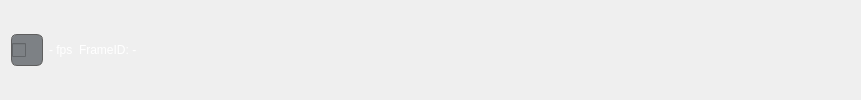
     <widget class="QWidget" name="m_InfoWidget" native="true">
      <property name="sizePolicy">
       <sizepolicy hsizetype="Preferred" vsizetype="Fixed">
        <horstretch>0</horstretch>
        <verstretch>0</verstretch>
       </sizepolicy>
      </property>
      <property name="minimumSize">
       <size>
        <width>0</width>
        <height>50</height>
       </size>
      </property>
      <property name="styleSheet">
       <string notr="true">QWidget#m_InfoWidget{
background: qlineargradient(x1:0, y1:0, x1:1, y1:6, stop: 0.9#39393b, stop:1#49494b);
border-top:1px solid rgb(45,45,45);
}

QLabel{
background:none;
color:white;
}

QLabel::disabled{
color:rgb(21,21,21);
}</string>
      </property>
      <layout class="QGridLayout" name="gridLayout_13">
       <item row="0" column="0">
        <widget class="QCheckBox" name="m_camerasListCheckBox">
         <property name="minimumSize">
          <size>
           <width>32</width>
           <height>32</height>
          </size>
         </property>
         <property name="maximumSize">
          <size>
           <width>32</width>
           <height>32</height>
          </size>
         </property>
         <property name="cursor">
          <cursorShape>PointingHandCursor</cursorShape>
         </property>
         <property name="styleSheet">
          <string notr="true">QCheckBox{
background-color:rgb(125,129,133);
border-radius: 6px;
min-height:30px;
border: 1px solid rgb(94, 94, 94);
padding-right:5px;
color:rgb(21,21,21);
}

QCheckBox:checked {
background-color:rgb(166, 166, 166);
}

QCheckBox:hover {
background-color:rgb(164, 168, 172);
}

QCheckBox::indicator{
image: url(:/V4L2Viewer/g7848-scaled.png);
border:none;
width:32;
height:32;
}

QCheckBox::disabled {
 background-color: rgba(102, 103, 105, 40%);
 color: rgb(59, 59, 59);
 border: 1px solid rgb(59, 59, 59);
}
</string>
         </property>
         <property name="text">
          <string/>
         </property>
         <property name="iconSize">
          <size>
           <width>16</width>
           <height>16</height>
          </size>
         </property>
        </widget>
       </item>
       <item row="0" column="1">
        <widget class="QLabel" name="m_FramesPerSecondLabel">
         <property name="enabled">
          <bool>true</bool>
         </property>
         <property name="text">
          <string>- fps</string>
         </property>
         <property name="textInteractionFlags">
          <set>Qt::LinksAccessibleByMouse</set>
         </property>
        </widget>
       </item>
       <item row="0" column="2">
        <widget class="QLabel" name="m_FrameIdLabel">
         <property name="focusPolicy">
          <enum>Qt::NoFocus</enum>
         </property>
         <property name="acceptDrops">
          <bool>false</bool>
         </property>
         <property name="text">
          <string>FrameID: -</string>
         </property>
        </widget>
       </item>
       <item row="0" column="3">
        <spacer name="horizontalSpacer_10">
         <property name="orientation">
          <enum>Qt::Horizontal</enum>
         </property>
         <property name="sizeHint" stdset="0">
          <size>
           <width>713</width>
           <height>20</height>
          </size>
         </property>
        </spacer>
       </item>
      </layout>
     </widget>
